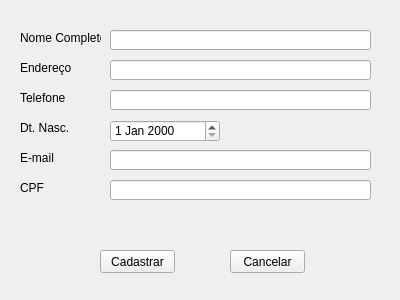
<?xml version="1.0" encoding="UTF-8"?>
<ui version="4.0">
 <class>AddAluno</class>
 <widget class="QWidget" name="AddAluno">
  <property name="geometry">
   <rect>
    <x>0</x>
    <y>0</y>
    <width>400</width>
    <height>300</height>
   </rect>
  </property>
  <property name="windowTitle">
   <string>Form</string>
  </property>
  <widget class="QLabel" name="label">
   <property name="geometry">
    <rect>
     <x>20</x>
     <y>30</y>
     <width>81</width>
     <height>16</height>
    </rect>
   </property>
   <property name="text">
    <string>Nome Completo</string>
   </property>
  </widget>
  <widget class="QLabel" name="label_2">
   <property name="geometry">
    <rect>
     <x>20</x>
     <y>60</y>
     <width>51</width>
     <height>16</height>
    </rect>
   </property>
   <property name="text">
    <string>Endereço</string>
   </property>
  </widget>
  <widget class="QLineEdit" name="lineEdit">
   <property name="geometry">
    <rect>
     <x>110</x>
     <y>30</y>
     <width>261</width>
     <height>20</height>
    </rect>
   </property>
  </widget>
  <widget class="QLineEdit" name="lineEdit_2">
   <property name="geometry">
    <rect>
     <x>110</x>
     <y>60</y>
     <width>261</width>
     <height>20</height>
    </rect>
   </property>
  </widget>
  <widget class="QLabel" name="label_3">
   <property name="geometry">
    <rect>
     <x>20</x>
     <y>90</y>
     <width>51</width>
     <height>16</height>
    </rect>
   </property>
   <property name="text">
    <string>Telefone</string>
   </property>
  </widget>
  <widget class="QLineEdit" name="lineEdit_3">
   <property name="geometry">
    <rect>
     <x>110</x>
     <y>90</y>
     <width>261</width>
     <height>20</height>
    </rect>
   </property>
  </widget>
  <widget class="QLabel" name="label_4">
   <property name="geometry">
    <rect>
     <x>20</x>
     <y>120</y>
     <width>51</width>
     <height>16</height>
    </rect>
   </property>
   <property name="text">
    <string>Dt. Nasc.</string>
   </property>
  </widget>
  <widget class="QLabel" name="label_5">
   <property name="geometry">
    <rect>
     <x>20</x>
     <y>150</y>
     <width>51</width>
     <height>16</height>
    </rect>
   </property>
   <property name="text">
    <string>E-mail</string>
   </property>
  </widget>
  <widget class="QLineEdit" name="lineEdit_5">
   <property name="geometry">
    <rect>
     <x>110</x>
     <y>150</y>
     <width>261</width>
     <height>20</height>
    </rect>
   </property>
  </widget>
  <widget class="QLabel" name="label_6">
   <property name="geometry">
    <rect>
     <x>20</x>
     <y>180</y>
     <width>51</width>
     <height>16</height>
    </rect>
   </property>
   <property name="text">
    <string>CPF</string>
   </property>
  </widget>
  <widget class="QLineEdit" name="lineEdit_6">
   <property name="geometry">
    <rect>
     <x>110</x>
     <y>180</y>
     <width>261</width>
     <height>20</height>
    </rect>
   </property>
  </widget>
  <widget class="QDateEdit" name="dateEdit">
   <property name="geometry">
    <rect>
     <x>110</x>
     <y>120</y>
     <width>110</width>
     <height>22</height>
    </rect>
   </property>
  </widget>
  <widget class="QPushButton" name="pushButton">
   <property name="geometry">
    <rect>
     <x>230</x>
     <y>250</y>
     <width>75</width>
     <height>23</height>
    </rect>
   </property>
   <property name="text">
    <string>Cancelar</string>
   </property>
  </widget>
  <widget class="QPushButton" name="pushButton_2">
   <property name="geometry">
    <rect>
     <x>100</x>
     <y>250</y>
     <width>75</width>
     <height>23</height>
    </rect>
   </property>
   <property name="text">
    <string>Cadastrar</string>
   </property>
  </widget>
 </widget>
 <resources/>
 <connections/>
</ui>
